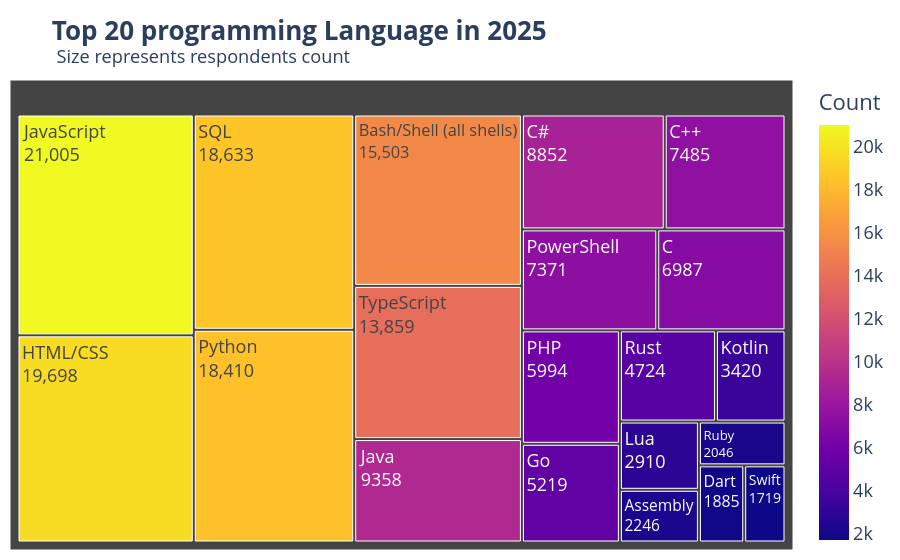

Here is the notebook cell this chart was saved with:
### Code cell
lang_count_full= Counter(all_lang_in_one_array).most_common(20)
lang_df = pd.DataFrame(lang_count_full, columns=['Language','Count'])


fig=px.treemap(
    lang_df,
    path=['Language'],
    values='Count',
    color='Count',
    color_continuous_scale ='Plasma',
    title= '<b> Top 20 programming Language in 2025 </b><br> <sup> Size represents respondents count</sup>',
    template='plotly_white'
    
)

fig.update_layout(
    font=dict(size =18),
    title_font=dict(size = 26),
    margin=dict(t=80,l=10,r=10,b=10)
)

fig.update_traces(textinfo="label+value")
fig.show()

### Figure 1 — Plotly figure (JSON) as saved in the notebook; plotly's stock layout.template omitted (floating-point values rounded to 4 significant figures)
{"data": [{"branchvalues": "total", "customdata": [[21000.0], [19700.0], [18630.0], [18410.0], [15500.0], [13860.0], [9358.0], [8852.0], [7485.0], [7371.0], [6987.0], [5994.0], [5219.0], [4724.0], [3420.0], [2910.0], [2246.0], [2046.0], [1885.0], [1719.0]], "domain": {"x": [0, 1], "y": [0, 1]}, "hovertemplate": "labels=%{label}<br>Count_sum=%{value}<br>parent=%{parent}<br>id=%{id}<br>Count=%{color}<extra></extra>", "ids": ["JavaScript", "HTML/CSS", "SQL", "Python", "Bash/Shell (all shells)", "TypeScript", "Java", "C#", "C++", "PowerShell", "C", "PHP", "Go", "Rust", "Kotlin", "Lua", "Assembly", "Ruby", "Dart", "Swift"], "labels": ["JavaScript", "HTML/CSS", "SQL", "Python", "Bash/Shell (all shells)", "TypeScript", "Java", "C#", "C++", "PowerShell", "C", "PHP", "Go", "Rust", "Kotlin", "Lua", "Assembly", "Ruby", "Dart", "Swift"], "marker": {"coloraxis": "coloraxis", "colors": [21000.0, 19700.0, 18630.0, 18410.0, 15500.0, 13860.0, 9358.0, 8852.0, 7485.0, 7371.0, 6987.0, 5994.0, 5219.0, 4724.0, 3420.0, 2910.0, 2246.0, 2046.0, 1885.0, 1719.0]}, "name": "", "parents": ["", "", "", "", "", "", "", "", "", "", "", "", "", "", "", "", "", "", "", ""], "textinfo": "label+value", "type": "treemap", "values": [21000.0, 19700.0, 18630.0, 18410.0, 15500.0, 13860.0, 9358.0, 8852.0, 7485.0, 7371.0, 6987.0, 5994.0, 5219.0, 4724.0, 3420.0, 2910.0, 2246.0, 2046.0, 1885.0, 1719.0]}], "layout": {"coloraxis": {"autocolorscale": false, "colorbar": {"title": {"text": "Count"}}, "colorscale": [[0, "#0d0887"], [0.1111, "#46039f"], [0.2222, "#7201a8"], [0.3333, "#9c179e"], [0.4444, "#bd3786"], [0.5556, "#d8576b"], [0.6667, "#ed7953"], [0.7778, "#fb9f3a"], [0.8889, "#fdca26"], [1, "#f0f921"]]}, "font": {"size": 18}, "legend": {"tracegroupgap": 0}, "margin": {"b": 10, "l": 10, "r": 10, "t": 80}, "title": {"font": {"size": 26}, "text": "<b> Top 20 programming Language in 2025 </b><br> <sup> Size represents respondents count</sup>"}}}
